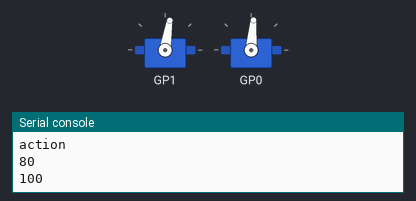
Simulated run of this program. Board: Raspberry Pi Pico running MicroPython. Parts: 2 × servo, the last lines printed to the serial console. Random numbers come from a fixed seed; servo angles are drawn from the pulse width (0.5 ms = 0°, 2.5 ms = 180°).

Above: at 9.42 s.
At 11.8 s:
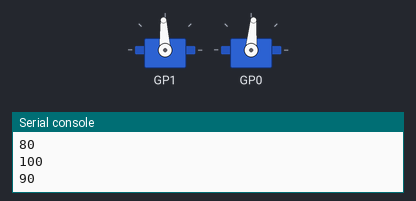
At 26.68 s:
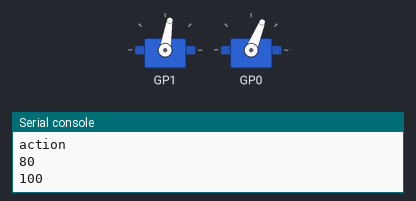
At 32.0 s:
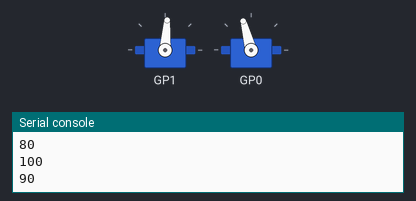
Timing chart, 0 to 40.0 s (numbered marks = the images above):
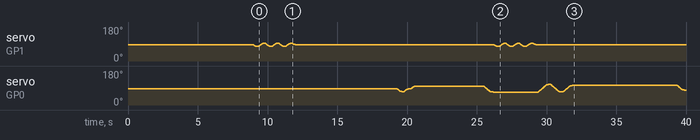

The program:

pet-robot.py
```python
from machine import Pin, PWM
from time import sleep
import random as rd


# 事前計算した定数
MIN_DUTY = 500 * 65535 // 20000  # 500μsを16ビットスケールで
MAX_DUTY = 2400 * 65535 // 20000  # 2400μsを16ビットスケールで
DUTY_RANGE = MAX_DUTY - MIN_DUTY  # 差分を定数として計算


def angle_to_duty(angle):
    # 角度をデューティー比に変換する関数
    return int(MIN_DUTY + DUTY_RANGE * angle // 180)


def sign(x):
    return (x > 0) - (x < 0)


class Ear:
    START = 0
    ACTION = 1
    WAIT = 2
    MOVE = 3
    MOTION = [80, 100, 80, 100, 80, 100, 90]

    def __init__(self, pin):
        self.pin = pin
        self.cangle = 0.0
        self.acc = 0.1
        self.wait = 0
        self.time = 0
        self.acenter = 90.0
        self.angle = self.acenter
        self.cangle = self.acenter
        self.amin = 60.0
        self.amax = 120.0
        self.wmin = 100
        self.wmax = 500
        self.step = self.START
        self.servo_pin = Pin(pin)
        self.servo = PWM(self.servo_pin)
        self.servo.freq(50)  # サーボモーターは50Hzで制御
        self.servo.duty_u16(angle_to_duty(self.acenter))

    def kick(self):
        if len(self.MOTION) <= self.time:
            return True
        self.angle = self.MOTION[self.time]
        print(self.angle)
        self.time += 1
        return False

    def idle(self):
        if self.step == self.START:
            self.angle = self.acenter
            self.cangle = self.acenter
            self.step = self.WAIT
        elif self.step == self.ACTION:
            self.time = 0
            self.step = self.MOVE
            self.kick()
        elif self.step == self.MOVE:
            s = sign(self.angle - self.cangle)
            d = abs(self.angle - self.cangle)*self.acc
            if d > 1.0:
                d = 1.0
            if d < 0.1:
                if self.kick():
                    self.step = self.WAIT
            self.cangle += d*s
        self.servo.duty_u16(angle_to_duty(self.cangle))

    def start(self):
        self.step = self.ACTION

    def action(self):
        return self.step == self.WAIT


class Head:
    START = 0
    NEXT = 1
    WAIT = 2
    ACTION = 3
    MOVE = 4
    ACTION_WAIT = 5

    def __init__(self, pin, ear):
        self.pin = pin
        self.cangle = 0.0
        self.acc = 0.1
        self.wait = 0
        self.acenter = 90.0
        self.angle = self.acenter
        self.cangle = self.acenter
        self.amin = 60.0
        self.amax = 120.0
        self.wmin = 100
        self.wmax = 500
        self.step = self.START
        self.servo_pin = Pin(pin)
        self.servo = PWM(self.servo_pin)
        self.servo.freq(50)  # サーボモーターは50Hzで制御
        self.servo.duty_u16(angle_to_duty(self.acenter))
        self.ear = ear

    def kick(self):
        self.wait = rd.randint(self.wmin, self.wmax)
        self.angle = rd.uniform(self.amin, self.amax)
        if rd.randint(0, 2) == 0:
            self.angle = self.acenter
        # print(self.step, self.wait, self.angle)

    def idle(self):
        if self.step == self.START:
            self.angle = self.acenter
            self.cangle = self.acenter
            self.step = self.NEXT
        elif self.step == self.NEXT:
            t = [self.WAIT, self.WAIT, self.WAIT, self.WAIT, self.ACTION, self.MOVE,
                 self.MOVE, self.MOVE, self.MOVE, self.MOVE, self.MOVE, self.MOVE, self.MOVE]
            n = rd.randint(0, len(t)-1)
            self.step = t[n]
            if self.step >= self.MOVE:
                self.step = self.MOVE
            if self.step == self.ACTION:
                print("action")
                self.ear.start()
            self.kick()
        elif self.step == self.MOVE:
            s = sign(self.angle - self.cangle)
            d = abs(self.angle - self.cangle)*self.acc
            if d > 1.0:
                d = 1.0
            if d < 0.1:
                self.step = self.NEXT
            self.cangle += d*s
            # print(self.cangle, self.angle)
        elif self.step == self.WAIT:
            self.wait -= 1
            if self.wait <= 0:
                self.step = self.NEXT
        elif self.step == self.ACTION:
            if self.ear.action():
                self.step = self.NEXT
        self.servo.duty_u16(angle_to_duty(self.cangle))


def main():
    sv0 = Ear(1)
    sv1 = Head(0, sv0)
    sleep(3)

    while True:
        sv0.idle()
        sv1.idle()
        sleep(0.015)


main()
```
